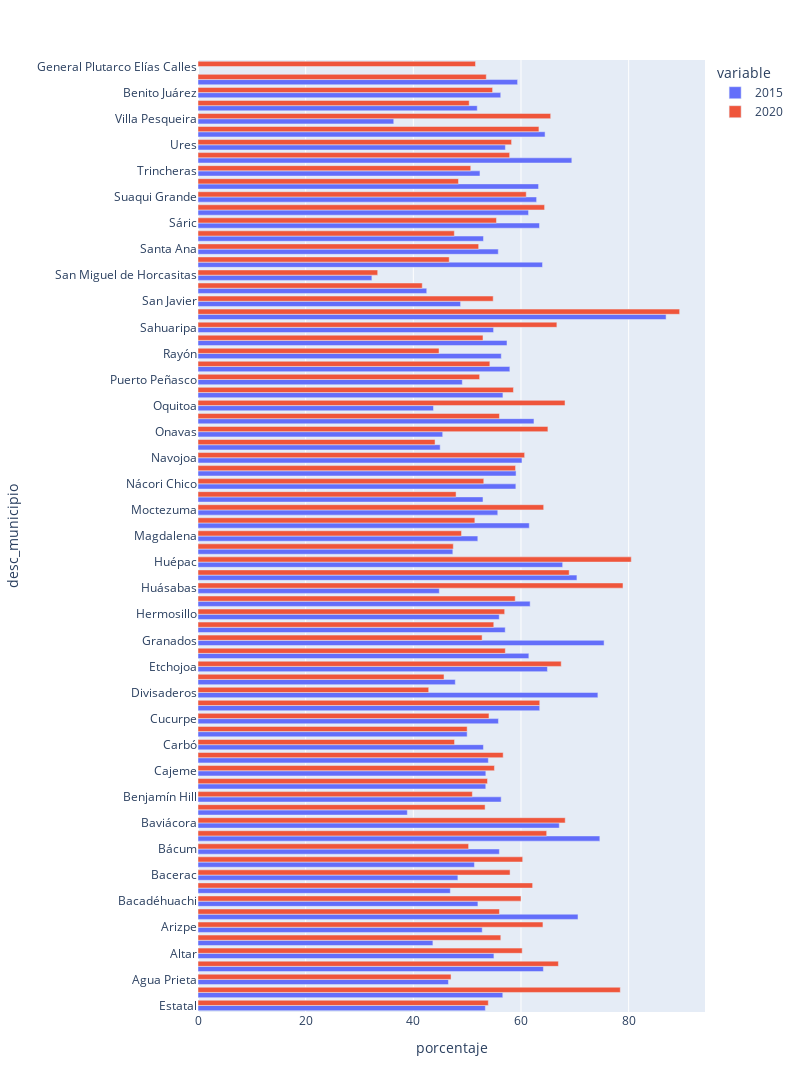

Source (notebook cell):
### Code cell
dff['variable'] = dff['variable'].astype('category')
fig = px.bar(dff, y="desc_municipio", x="porcentaje", color='variable',barmode='group',orientation='h',
            labels={'nivel_escolaridad':'Escolaridad'},  width=800, height=1280)
fig.show()

### Figure 1 — Plotly figure (JSON) as saved in the notebook; plotly's stock layout.template omitted (floating-point values rounded to 4 significant figures)
{"data": [{"alignmentgroup": "True", "hovertemplate": "variable=2015<br>porcentaje=%{x}<br>desc_municipio=%{y}<extra></extra>", "legendgroup": "2015", "marker": {"color": "#636efa", "pattern": {"shape": ""}}, "name": "2015", "offsetgroup": "2015", "orientation": "h", "showlegend": true, "textposition": "auto", "type": "bar", "x": [53.38, 56.62, 46.52, 64.16, 54.97, 43.64, 52.8, 70.59, 52, 46.88, 48.28, 51.35, 55.98, 74.65, 67.11, 38.89, 56.32, 53.46, 53.47, 53.93, 53.02, 50, 55.81, 63.48, 74.29, 47.8, 64.91, 61.46, 75.44, 57.07, 55.96, 61.7, 44.83, 70.39, 67.74, 47.34, 51.98, 61.54, 55.69, 52.94, 59.05, 59.09, 60.18, 44.99, 45.45, 62.41, 43.75, 56.65, 49.1, 57.93, 56.34, 57.4, 54.91, 86.96, 48.78, 42.49, 32.3, 64, 55.78, 53.03, 63.44, 61.4, 62.9, 63.27, 52.38, 69.44, 57.1, 64.47, 36.36, 51.88, 56.24, 59.37], "xaxis": "x", "y": ["Estatal", "Aconchi", "Agua Prieta", "Alamos", "Altar", "Arivechi", "Arizpe", "Atil", "Bacadéhuachi", "Bacanora", "Bacerac", "Bacoachi", "Bácum", "Banámichi", "Baviácora", "Bavispe", "Benjamín Hill", "Caborca", "Cajeme", "Cananea", "Carbó", "La Colorada", "Cucurpe", "Cumpas", "Divisaderos", "Empalme", "Etchojoa", "Fronteras", "Granados", "Guaymas", "Hermosillo", "Huachinera", "Huásabas", "Huatabampo", "Huépac", "Imuris", "Magdalena", "Mazatán", "Moctezuma", "Naco", "Nácori Chico", "Nacozari de García", "Navojoa", "Nogales", "Onavas", "Opodepe", "Oquitoa", "Pitiquito", "Puerto Peñasco", "Quiriego", "Rayón", "Rosario", "Sahuaripa", "San Felipe de Jesús", "San Javier", "San Luis Río Colorado", "San Miguel de Horcasitas", "San Pedro de la Cueva", "Santa Ana", "Santa Cruz", "Sáric", "Soyopa", "Suaqui Grande", "Tepache", "Trincheras", "Tubutama", "Ures", "Villa Hidalgo", "Villa Pesqueira", "Yécora", "Benito Juárez", "San Ignacio Río Muerto"], "yaxis": "y"}, {"alignmentgroup": "True", "hovertemplate": "variable=2020<br>porcentaje=%{x}<br>desc_municipio=%{y}<extra></extra>", "legendgroup": "2020", "marker": {"color": "#EF553B", "pattern": {"shape": ""}}, "name": "2020", "offsetgroup": "2020", "orientation": "h", "showlegend": true, "textposition": "auto", "type": "bar", "x": [53.93, 78.45, 47.01, 66.95, 60.23, 56.25, 64.08, 56, 60, 62.16, 57.97, 60.32, 50.27, 64.77, 68.22, 53.33, 50.97, 53.78, 55.07, 56.69, 47.66, 50, 54.05, 63.49, 42.86, 45.7, 67.48, 57.09, 52.78, 54.94, 56.97, 58.93, 78.95, 68.95, 80.49, 47.43, 48.95, 51.43, 64.22, 47.94, 53.09, 58.99, 60.68, 44.03, 65, 56, 68.18, 58.6, 52.32, 54.22, 44.78, 52.94, 66.67, 89.47, 54.84, 41.66, 33.38, 46.67, 52.14, 47.62, 55.45, 64.38, 60.98, 48.39, 50.67, 57.89, 58.25, 63.33, 65.52, 50.38, 51.55, 54.73, 53.55], "xaxis": "x", "y": ["Estatal", "Aconchi", "Agua Prieta", "Alamos", "Altar", "Arivechi", "Arizpe", "Atil", "Bacadéhuachi", "Bacanora", "Bacerac", "Bacoachi", "Bácum", "Banámichi", "Baviácora", "Bavispe", "Benjamín Hill", "Caborca", "Cajeme", "Cananea", "Carbó", "La Colorada", "Cucurpe", "Cumpas", "Divisaderos", "Empalme", "Etchojoa", "Fronteras", "Granados", "Guaymas", "Hermosillo", "Huachinera", "Huásabas", "Huatabampo", "Huépac", "Imuris", "Magdalena", "Mazatán", "Moctezuma", "Naco", "Nácori Chico", "Nacozari de García", "Navojoa", "Nogales", "Onavas", "Opodepe", "Oquitoa", "Pitiquito", "Puerto Peñasco", "Quiriego", "Rayón", "Rosario", "Sahuaripa", "San Felipe de Jesús", "San Javier", "San Luis Río Colorado", "San Miguel de Horcasitas", "San Pedro de la Cueva", "Santa Ana", "Santa Cruz", "Sáric", "Soyopa", "Suaqui Grande", "Tepache", "Trincheras", "Tubutama", "Ures", "Villa Hidalgo", "Villa Pesqueira", "Yécora", "General Plutarco Elías Calles", "Benito Juárez", "San Ignacio Río Muerto"], "yaxis": "y"}], "layout": {"barmode": "group", "height": 1280, "legend": {"title": {"text": "variable"}, "tracegroupgap": 0}, "margin": {"t": 60}, "width": 800, "xaxis": {"anchor": "y", "domain": [0, 1], "title": {"text": "porcentaje"}}, "yaxis": {"anchor": "x", "domain": [0, 1], "title": {"text": "desc_municipio"}}}}
